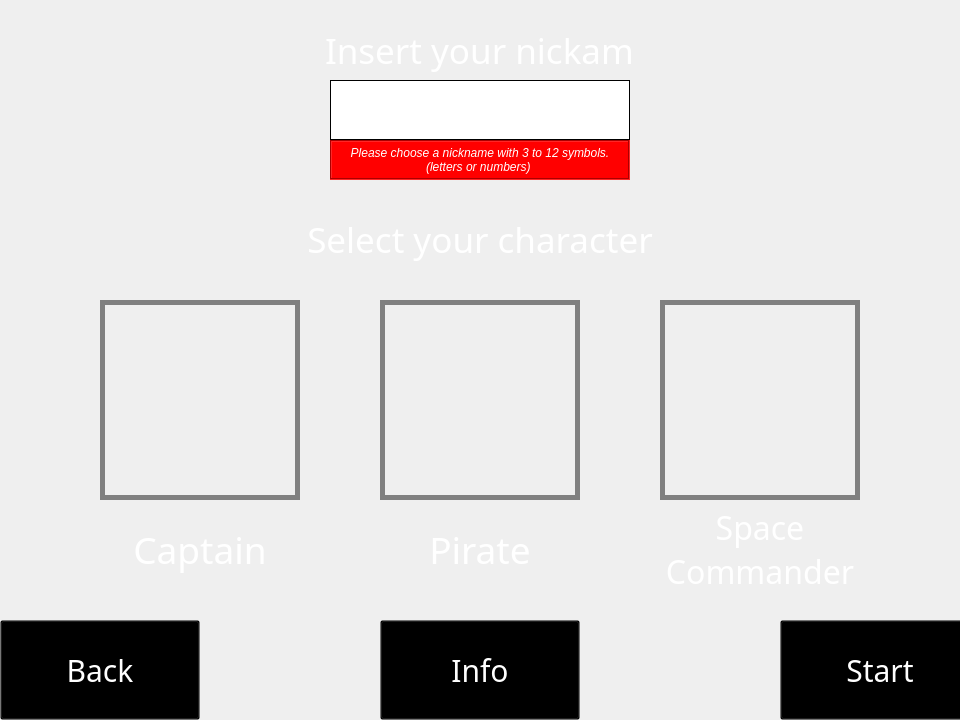
    <widget class="QWidget" name="create_background">
     <property name="maximumSize">
      <size>
       <width>960</width>
       <height>720</height>
      </size>
     </property>
     <widget class="QPlainTextEdit" name="create_insertname">
      <property name="geometry">
       <rect>
        <x>330</x>
        <y>80</y>
        <width>300</width>
        <height>60</height>
       </rect>
      </property>
      <property name="sizePolicy">
       <sizepolicy hsizetype="Fixed" vsizetype="Fixed">
        <horstretch>0</horstretch>
        <verstretch>0</verstretch>
       </sizepolicy>
      </property>
      <property name="maximumSize">
       <size>
        <width>300</width>
        <height>100</height>
       </size>
      </property>
      <property name="font">
       <font>
        <family>Segoe UI</family>
        <pointsize>26</pointsize>
       </font>
      </property>
      <property name="cursor" stdset="0">
       <cursorShape>IBeamCursor</cursorShape>
      </property>
      <property name="mouseTracking">
       <bool>false</bool>
      </property>
      <property name="focusPolicy">
       <enum>Qt::ClickFocus</enum>
      </property>
      <property name="layoutDirection">
       <enum>Qt::LeftToRight</enum>
      </property>
      <property name="styleSheet">
       <string notr="true">text-align: center;
border: 1px solid black;</string>
      </property>
      <property name="inputMethodHints">
       <set>Qt::ImhNone</set>
      </property>
      <property name="frameShape">
       <enum>QFrame::Box</enum>
      </property>
      <property name="frameShadow">
       <enum>QFrame::Plain</enum>
      </property>
      <property name="verticalScrollBarPolicy">
       <enum>Qt::ScrollBarAlwaysOff</enum>
      </property>
      <property name="horizontalScrollBarPolicy">
       <enum>Qt::ScrollBarAlwaysOff</enum>
      </property>
      <property name="sizeAdjustPolicy">
       <enum>QAbstractScrollArea::AdjustToContentsOnFirstShow</enum>
      </property>
      <property name="plainText">
       <string/>
      </property>
      <property name="overwriteMode">
       <bool>true</bool>
      </property>
     </widget>
     <widget class="QLabel" name="create_insertname_label">
      <property name="geometry">
       <rect>
        <x>325</x>
        <y>20</y>
        <width>310</width>
        <height>60</height>
       </rect>
      </property>
      <property name="font">
       <font>
        <family>KG Red Hands</family>
        <pointsize>26</pointsize>
       </font>
      </property>
      <property name="styleSheet">
       <string notr="true">color: white;</string>
      </property>
      <property name="text">
       <string>Insert your nickame</string>
      </property>
     </widget>
     <widget class="QLabel" name="create_selectchar_label">
      <property name="geometry">
       <rect>
        <x>210</x>
        <y>210</y>
        <width>540</width>
        <height>60</height>
       </rect>
      </property>
      <property name="font">
       <font>
        <family>KG Red Hands</family>
        <pointsize>26</pointsize>
       </font>
      </property>
      <property name="styleSheet">
       <string notr="true">color: white;</string>
      </property>
      <property name="text">
       <string>&lt;html&gt;&lt;head/&gt;&lt;body&gt;&lt;p align=&quot;center&quot;&gt;Select your character&lt;/p&gt;&lt;/body&gt;&lt;/html&gt;</string>
      </property>
      <property name="textFormat">
       <enum>Qt::RichText</enum>
      </property>
     </widget>
     <widget class="QLabel" name="create_insertname_msg">
      <property name="geometry">
       <rect>
        <x>330</x>
        <y>140</y>
        <width>300</width>
        <height>40</height>
       </rect>
      </property>
      <property name="maximumSize">
       <size>
        <width>300</width>
        <height>40</height>
       </size>
      </property>
      <property name="styleSheet">
       <string notr="true">color: white;
background-color: red;
border-color: 1px black;</string>
      </property>
      <property name="inputMethodHints">
       <set>Qt::ImhMultiLine</set>
      </property>
      <property name="frameShape">
       <enum>QFrame::Box</enum>
      </property>
      <property name="frameShadow">
       <enum>QFrame::Sunken</enum>
      </property>
      <property name="text">
       <string>&lt;html&gt;&lt;head/&gt;&lt;body&gt;&lt;p align=&quot;center&quot;&gt;&lt;span style=&quot; font-style:italic;&quot;&gt;Please choose a nickname with 3 to 12 symbols. &lt;br/&gt;(letters or numbers) &lt;/span&gt;&lt;/p&gt;&lt;/body&gt;&lt;/html&gt;</string>
      </property>
      <property name="textFormat">
       <enum>Qt::RichText</enum>
      </property>
      <property name="alignment">
       <set>Qt::AlignCenter</set>
      </property>
     </widget>
     <widget class="QPushButton" name="create_captain_icon">
      <property name="geometry">
       <rect>
        <x>100</x>
        <y>300</y>
        <width>200</width>
        <height>200</height>
       </rect>
      </property>
      <property name="cursor">
       <cursorShape>PointingHandCursor</cursorShape>
      </property>
      <property name="styleSheet">
       <string notr="true">
border: 5px solid grey;</string>
      </property>
      <property name="text">
       <string/>
      </property>
     </widget>
     <widget class="QPushButton" name="create_pirate_icon">
      <property name="geometry">
       <rect>
        <x>380</x>
        <y>300</y>
        <width>200</width>
        <height>200</height>
       </rect>
      </property>
      <property name="cursor">
       <cursorShape>PointingHandCursor</cursorShape>
      </property>
      <property name="styleSheet">
       <string notr="true">
border: 5px solid grey;</string>
      </property>
      <property name="text">
       <string/>
      </property>
     </widget>
     <widget class="QPushButton" name="create_space_icon">
      <property name="geometry">
       <rect>
        <x>660</x>
        <y>300</y>
        <width>200</width>
        <height>200</height>
       </rect>
      </property>
      <property name="cursor">
       <cursorShape>PointingHandCursor</cursorShape>
      </property>
      <property name="styleSheet">
       <string notr="true">
border: 5px solid grey;</string>
      </property>
      <property name="text">
       <string/>
      </property>
     </widget>
     <widget class="QLabel" name="create_captain_name">
      <property name="geometry">
       <rect>
        <x>85</x>
        <y>500</y>
        <width>230</width>
        <height>100</height>
       </rect>
      </property>
      <property name="minimumSize">
       <size>
        <width>0</width>
        <height>0</height>
       </size>
      </property>
      <property name="font">
       <font>
        <family>KG Red Hands</family>
        <pointsize>28</pointsize>
       </font>
      </property>
      <property name="styleSheet">
       <string notr="true">color: white;</string>
      </property>
      <property name="text">
       <string>&lt;html&gt;&lt;head/&gt;&lt;body&gt;&lt;p align=&quot;center&quot;&gt;Captain&lt;/p&gt;&lt;/body&gt;&lt;/html&gt;</string>
      </property>
      <property name="textFormat">
       <enum>Qt::RichText</enum>
      </property>
     </widget>
     <widget class="QLabel" name="create_pirate_name">
      <property name="geometry">
       <rect>
        <x>365</x>
        <y>500</y>
        <width>230</width>
        <height>100</height>
       </rect>
      </property>
      <property name="font">
       <font>
        <family>KG Red Hands</family>
        <pointsize>28</pointsize>
       </font>
      </property>
      <property name="styleSheet">
       <string notr="true">color: rgb(255, 255, 255);</string>
      </property>
      <property name="text">
       <string>&lt;html&gt;&lt;head/&gt;&lt;body&gt;&lt;p align=&quot;center&quot;&gt;Pirate&lt;/p&gt;&lt;/body&gt;&lt;/html&gt;</string>
      </property>
      <property name="textFormat">
       <enum>Qt::RichText</enum>
      </property>
     </widget>
     <widget class="QLabel" name="create_space_name">
      <property name="geometry">
       <rect>
        <x>645</x>
        <y>500</y>
        <width>230</width>
        <height>100</height>
       </rect>
      </property>
      <property name="font">
       <font>
        <family>KG Red Hands</family>
        <pointsize>24</pointsize>
       </font>
      </property>
      <property name="styleSheet">
       <string notr="true">color: rgb(255, 255, 255);</string>
      </property>
      <property name="text">
       <string>&lt;html&gt;&lt;head/&gt;&lt;body&gt;&lt;p align=&quot;center&quot;&gt;Space &lt;br/&gt;Commander&lt;/p&gt;&lt;/body&gt;&lt;/html&gt;</string>
      </property>
      <property name="textFormat">
       <enum>Qt::RichText</enum>
      </property>
     </widget>
     <widget class="QToolButton" name="create_back_button">
      <property name="geometry">
       <rect>
        <x>0</x>
        <y>620</y>
        <width>200</width>
        <height>100</height>
       </rect>
      </property>
      <property name="font">
       <font>
        <family>Vanilla Extract</family>
        <pointsize>-1</pointsize>
       </font>
      </property>
      <property name="cursor">
       <cursorShape>PointingHandCursor</cursorShape>
      </property>
      <property name="styleSheet">
       <string notr="true">
QToolButton::hover{ color: white; background: transparent; font-size: 40px;}
QToolButton {background: transparent; color: white; font-size: 30px;}
</string>
      </property>
      <property name="text">
       <string>Back</string>
      </property>
     </widget>
     <widget class="QToolButton" name="create_info_button">
      <property name="geometry">
       <rect>
        <x>380</x>
        <y>620</y>
        <width>200</width>
        <height>100</height>
       </rect>
      </property>
      <property name="font">
       <font>
        <family>Vanilla Extract</family>
        <pointsize>-1</pointsize>
       </font>
      </property>
      <property name="cursor">
       <cursorShape>PointingHandCursor</cursorShape>
      </property>
      <property name="styleSheet">
       <string notr="true">
QToolButton::hover{ color: white; background: transparent; font-size: 40px;}
QToolButton {background: transparent; color: white; font-size: 30px;}
</string>
      </property>
      <property name="text">
       <string>Info</string>
      </property>
     </widget>
     <widget class="QToolButton" name="create_start_button">
      <property name="geometry">
       <rect>
        <x>780</x>
        <y>620</y>
        <width>200</width>
        <height>100</height>
       </rect>
      </property>
      <property name="font">
       <font>
        <family>Vanilla Extract</family>
        <pointsize>-1</pointsize>
       </font>
      </property>
      <property name="cursor">
       <cursorShape>PointingHandCursor</cursorShape>
      </property>
      <property name="styleSheet">
       <string notr="true">
QToolButton::hover{ color: white; background: transparent; font-size: 40px;}
QToolButton {background: transparent; color: white; font-size: 30px;}
</string>
      </property>
      <property name="text">
       <string>Start</string>
      </property>
     </widget>
    </widget>
